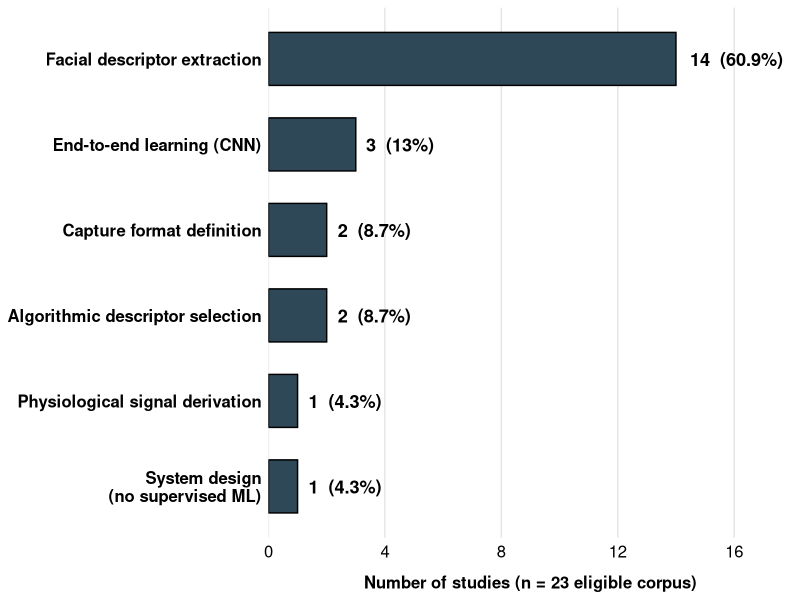
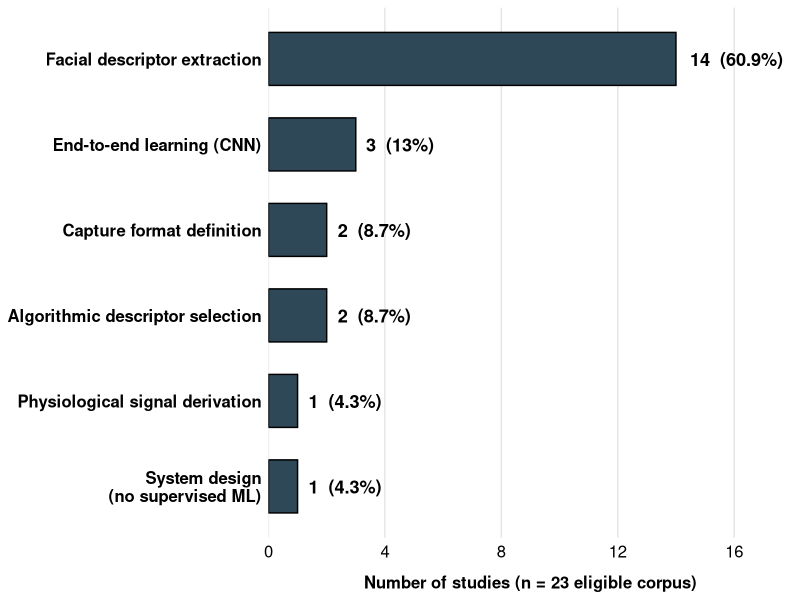

Write R code to recreate these figures, in order.
library(ggplot2)

df_input <- data.frame(
  Group = c(
    "Facial descriptor extraction",
    "End-to-end learning (CNN)",
    "Capture format definition",
    "Algorithmic descriptor selection",
    "Physiological signal derivation",
    "System design\n(no supervised ML)"
  ),
  Studies = c(14, 3, 2, 2, 1, 1),
  Percentage = c(60.9, 13.0, 8.7, 8.7, 4.3, 4.3)
)

df_input$Group <- factor(
  df_input$Group,
  levels = rev(df_input$Group)
)

p <- ggplot(df_input, aes(x = Studies, y = Group)) +
  geom_bar(
    stat = "identity",
    width = 0.62,
    fill = "#2F4858",
    colour = "black",
    linewidth = 0.5
  ) +
  geom_text(
    aes(label = paste0(Studies, "  (", Percentage, "%)")),
    hjust = -0.15,
    size = 4.6,
    fontface = "bold",
    colour = "black"
  ) +
  scale_x_continuous(
    limits = c(0, 18),
    breaks = seq(0, 16, 4),
    expand = c(0, 0)
  ) +
  labs(
    x = "Number of studies (n = 23 eligible corpus)",
    y = NULL
  ) +
  theme_minimal(base_family = "sans") +
  theme(
    legend.position = "none",
    axis.text.y = element_text(size = 12, face = "bold", colour = "black"),
    axis.text.x = element_text(size = 12, colour = "black"),
    axis.title.x = element_text(
      size = 12,
      face = "bold",
      colour = "black",
      margin = margin(t = 10)
    ),
    panel.grid.major.y = element_blank(),
    panel.grid.minor = element_blank(),
    panel.grid.major.x = element_line(colour = "gray90")
  )

ggsave("../results/fig_7_input.png", plot = p, width = 9, height = 4.8, dpi = 300)
ggsave("../results/fig_7_input.pdf", plot = p, width = 9, height = 4.8)
